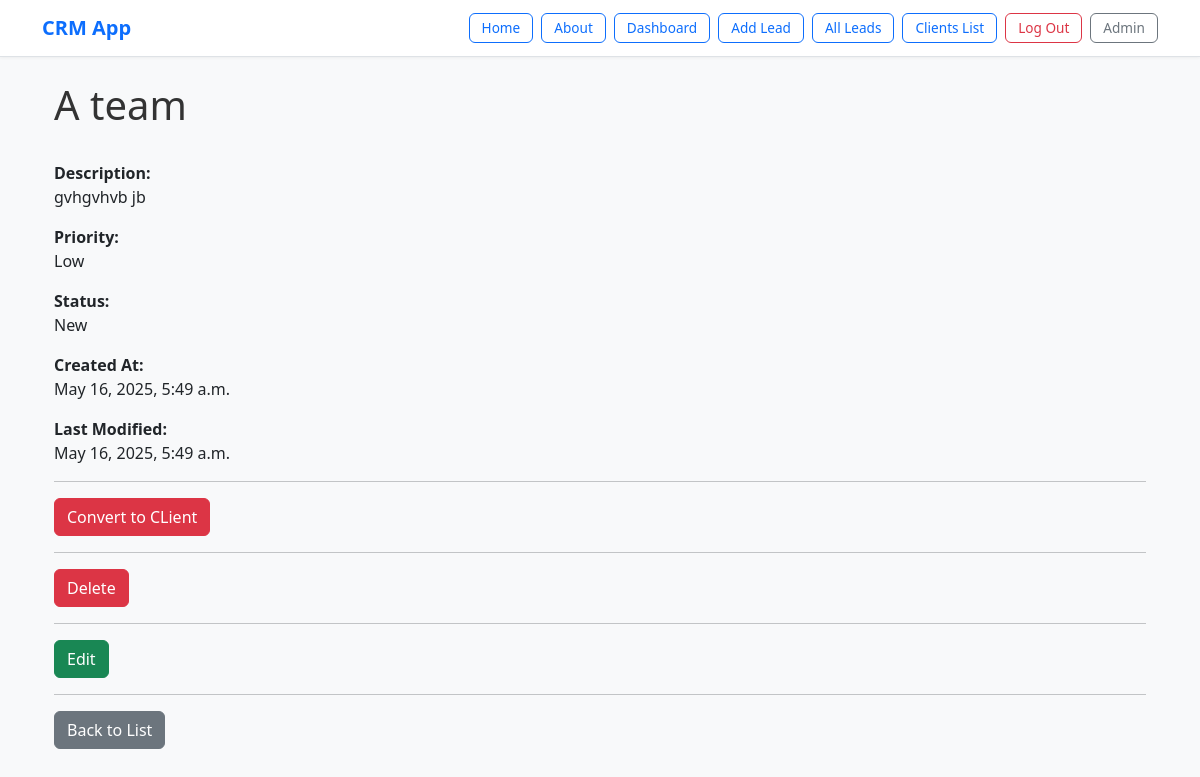
Screenshot of /dashboard/leads/19/ (signed in) with the database file from the repository.
### lead/models.py (models this page shows, shortened)
class Lead(models.Model):
    LOW= 'low'
    MEDIUM='medium'
    HIGH='high'
    CHOICES_PRIORITY=(
        (LOW,"Low"),
        (MEDIUM, 'Medium'),
        (HIGH, 'High'),
    )
    NEW='new'
    CONTACTED='contacted'
    WON='won'
    LOST='lost'
    CHOICES_STATUS=(
        (NEW, 'New'),
        (CONTACTED,"Contacted"),
        (WON, 'Won'),
        (LOST, 'Lost'),
    )
    name=models.CharField(max_length=50)
    team=models.ForeignKey(Team, related_name='leads', on_delete=models.CASCADE)
    email=models.EmailField()
    description=models.TextField(blank=True, null=True)
    priority=models.CharField(max_length=12, choices=CHOICES_PRIORITY, default=LOW)
    status=models.CharField(max_length=12, choices=CHOICES_STATUS, default=NEW)
    converted_to_client=models.BooleanField(default=False)
    created_by=models.ForeignKey(User, related_name='leads', on_delete=models.CASCADE)
    created_at=models.DateTimeField(auto_now_add=True)
    modified_at=models.DateTimeField(auto_now=True)
    class Meta:
        ordering = ('name',)  # ✅ tuple

### lead/views.py (the view)
# urls.py: path('<int:pk>/', views.leads_details,name="lead_details"),
@login_required
def leads_details(request,pk):
    lead=get_object_or_404(Lead, created_by=request.user,pk=pk)
    return render(request,'lead/leads_details.html',{
        'lead':lead
    })

### lead/templates/lead/leads_details.html (shortened to what this page needs)
{% extends 'crm/base.html' %}
{% block content %}
<div class="container">
    <div class="d-flex justify-content-between align-items-center mb-4">
        <h1>{{ lead.name }}</h1>
    </div>
    {% if lead.description %}
        <div class="mb-3">
            <strong>Description:</strong>
            <p>{{ lead.description }}</p>
        </div>
    {% endif %}
    <div class="mb-3">
        <strong>Priority:</strong>
        <p>{{ lead.get_priority_display }}</p>
    </div>
    <div class="mb-3">
        <strong>Status:</strong>
        <p>{{ lead.get_status_display }}</p>
    </div>
    <div class="mb-3">
        <strong>Created At:</strong>
        <p>{{ lead.created_at }}</p>
    </div>
    <div class="mb-3">
        <strong>Last Modified:</strong>
        <p>{{ lead.modified_at }}</p>
    </div>
    <hr>
    <a href="{% url 'lead_convert' lead.id %}" class="btn btn-danger">Convert to CLient</a>
    <hr>
    <a href="{% url 'lead_delete' lead.id %}" class="btn btn-danger">Delete</a>
    <hr>
    <a href="{% url 'edit_leads' lead.id %}" class="btn btn-success">Edit</a>
    <hr>
    <a href="{% url 'leads_list' %}" class="btn btn-secondary">Back to List</a>
</div>
{% endblock %}

### crm/templates/crm/base.html (style rules this page uses)
body { font-family: "Segoe UI", Roboto, sans-serif; background-color: #f8f9fa; }
.container h1, .container h3 { color: #333; }

### rows the page displays
Lead: name "A team", description "gvhgvhvb jb", priority "Low", status "New", created_at "May 16, 2025, 5:49 a.m.", modified_at "May 16, 2025, 5:49 a.m."
